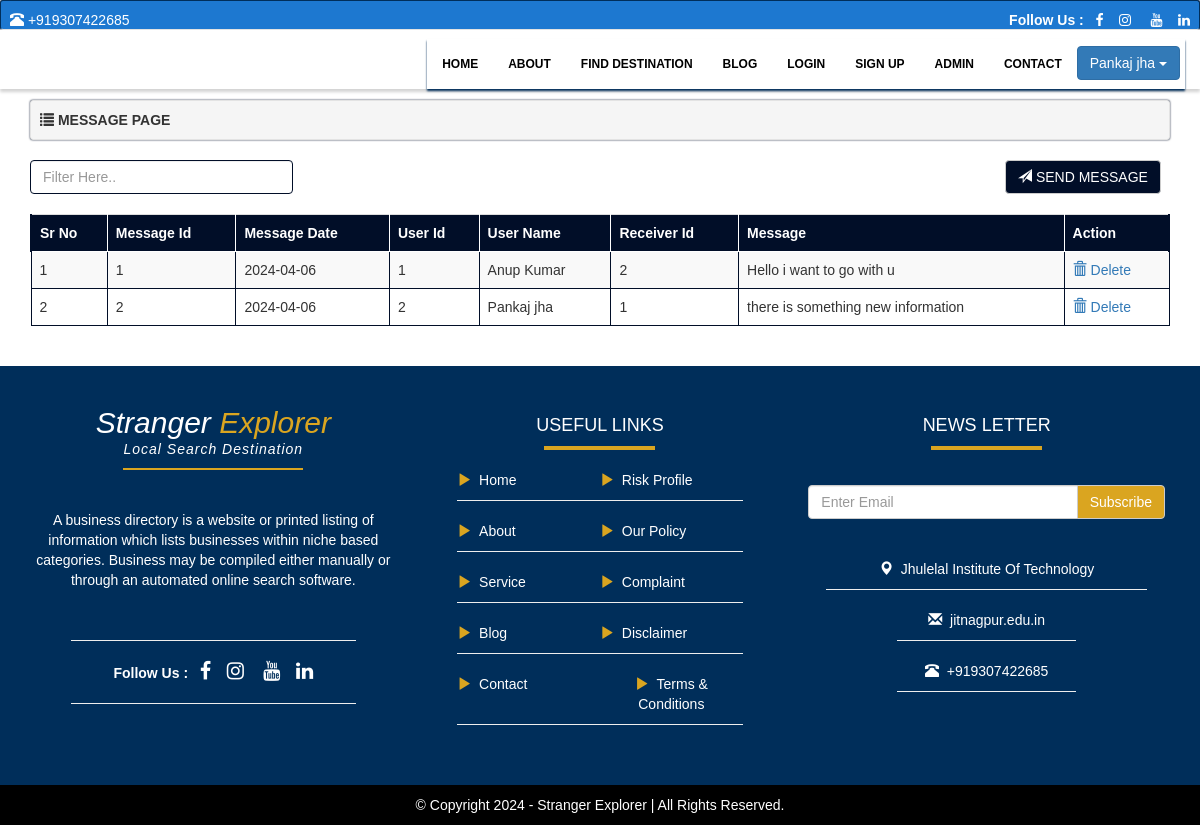
Screenshot of /inbox.php (signed in) with the database file from the repository.
### tables this page shows
CREATE TABLE IF NOT EXISTS `tbl_message` (
  `mid` int(11) NOT NULL AUTO_INCREMENT,
  `mdate` varchar(12) NOT NULL,
  `user_id` int(11) NOT NULL,
  `name` varchar(50) NOT NULL,
  `ouid` int(11) NOT NULL,
  `message` varchar(500) NOT NULL,
  PRIMARY KEY (`mid`)
);

### inbox.php (the view, shortened to what this page needs)
<?php
include('connect.php');
$id = $_GET['id'];
mysqli_query($con,"DELETE FROM `tbl_message` WHERE `mid` = '".$id."'' ");
?>
<!DOCTYPE html>
<html>
<head>
  <link rel="stylesheet" href="https://maxcdn.bootstrapcdn.com/bootstrap/3.3.7/css/bootstrap.min.css">
  <link rel="stylesheet" href="https://cdnjs.cloudflare.com/ajax/libs/font-awesome/4.7.0/css/font-awesome.min.css">
</head>
<body>
	<?php include('header.php'); ?>
	<div class="container">
		<div class="well well-sm">
			<span class="glyphicon glyphicon-list"></span>
			<b>MESSAGE PAGE</b>
		</div>
              <div class="row">
                     <div class="col-sm-3">
                      <input style="border:1px solid #010E28;" class="form-control" id="myInput" type="text" placeholder="Filter Here..">
                     </div>
                     <div class="col-sm-7">
                     </div>
                     <div class="col-sm-2">
                            <a style="background-color:#010E28;color:white;" href="#" class="btn btn-default" data-toggle="modal" data-target="#myModal">
                                   <span class="glyphicon glyphicon-send"></span>
                                   SEND MESSAGE
                            </a>
                     </div>
              </div>
             <br>
               <div class="table-responsive">
                     <table class="table table-hover table-striped table-bordered">
                            <thead>
                                   <tr>
                                          <th>Sr No</th>
                                          <th>Message Id</th>
                                          <th>Message Date</th>
                                          <th>User Id</th>
                                          <th>User Name</th>
                                          <th>Receiver Id</th>
                                          <th>Message</th>
                                          <th>Action</th>
                                   </tr>
                            </thead>
                            <tbody id="myTable">
                                   <?php
                                   $ulist = mysqli_query($con,"SELECT * FROM `tbl_message` WHERE `user_id` = '".$_SESSION['user_id']."' or `ouid` = '".$_SESSION['user_id']."' ");
                                   $counter = 1;
                                   while($ulist_data = mysqli_fetch_assoc($ulist)){
                                   ?>
                                   <tr>
                                          <td><?php echo $counter; ?></td>
                                          <td><?php echo $ulist_data['mid'] ?></td>
                                          <td><?php echo $ulist_data['mdate'] ?></td>
                                          <td><?php echo $ulist_data['user_id'] ?></td>
                                          <td><?php echo $ulist_data['name'] ?></td>
                                          <td><?php echo $ulist_data['ouid'] ?></td>
                                          <td><?php echo $ulist_data['message'] ?></td>
                                          <td>
                                              <a onclick="return confirm('Are you sure?')" href="inbox?id=<?php echo $ulist_data['mid'] ?>">
                                              <span class="glyphicon glyphicon-trash"></span>
                                              Delete
                                              </a>
                                          </td>
                                   </tr>
                            <?php $counter++;} ?>
                            </tbody>
                     </table>
               </div>
	</div>
  <?php
include('footer.php');
?>
</body>
</html>

### inbox.php (style rules this page uses)
.well-sm, .well { box-shadow:0 0 2px #010E28; }
.table thead tr th { background-color:#010E28; color:white; }
.table thead tr { border-left:2px solid #010E28;border-right:2px solid #010E28; }
.table thead tr th { border:1px solid white; }
.table tbody tr td { border:1px solid #010E28; }

### header.php (style rules this page uses)
body { font-family:Arial; }

### rows the page displays
tbl_message: mid "1", mdate "2024-04-06", user "1", name "Anup Kumar", ouid "2", message "Hello i want to go with u"
tbl_message: mid "2", mdate "2024-04-06", user "2", name "Pankaj jha", ouid "1", message "there is something new information"

### other values shown
$_SESSION['name'] "Pankaj jha"
